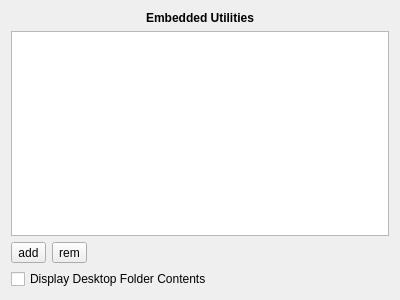
<?xml version="1.0" encoding="UTF-8"?>
<ui version="4.0">
 <class>page_interface_desktop</class>
 <widget class="QWidget" name="page_interface_desktop">
  <property name="geometry">
   <rect>
    <x>0</x>
    <y>0</y>
    <width>400</width>
    <height>300</height>
   </rect>
  </property>
  <property name="windowTitle">
   <string>Form</string>
  </property>
  <layout class="QVBoxLayout" name="verticalLayout">
   <item>
    <widget class="QLabel" name="label_15">
     <property name="font">
      <font>
       <weight>75</weight>
       <bold>true</bold>
      </font>
     </property>
     <property name="text">
      <string>Embedded Utilities</string>
     </property>
     <property name="alignment">
      <set>Qt::AlignCenter</set>
     </property>
    </widget>
   </item>
   <item>
    <widget class="QListWidget" name="list_desktop_plugins">
     <property name="selectionMode">
      <enum>QAbstractItemView::ExtendedSelection</enum>
     </property>
     <property name="sortingEnabled">
      <bool>true</bool>
     </property>
    </widget>
   </item>
   <item>
    <layout class="QHBoxLayout" name="horizontalLayout_6">
     <item>
      <widget class="QToolButton" name="tool_desktop_addplugin">
       <property name="text">
        <string notr="true">add</string>
       </property>
      </widget>
     </item>
     <item>
      <widget class="QToolButton" name="tool_desktop_rmplugin">
       <property name="text">
        <string notr="true">rem</string>
       </property>
      </widget>
     </item>
     <item>
      <spacer name="horizontalSpacer_5">
       <property name="orientation">
        <enum>Qt::Horizontal</enum>
       </property>
       <property name="sizeHint" stdset="0">
        <size>
         <width>10</width>
         <height>20</height>
        </size>
       </property>
      </spacer>
     </item>
    </layout>
   </item>
   <item>
    <widget class="QCheckBox" name="check_desktop_autolaunchers">
     <property name="text">
      <string>Display Desktop Folder Contents</string>
     </property>
    </widget>
   </item>
  </layout>
 </widget>
 <resources/>
 <connections/>
</ui>
